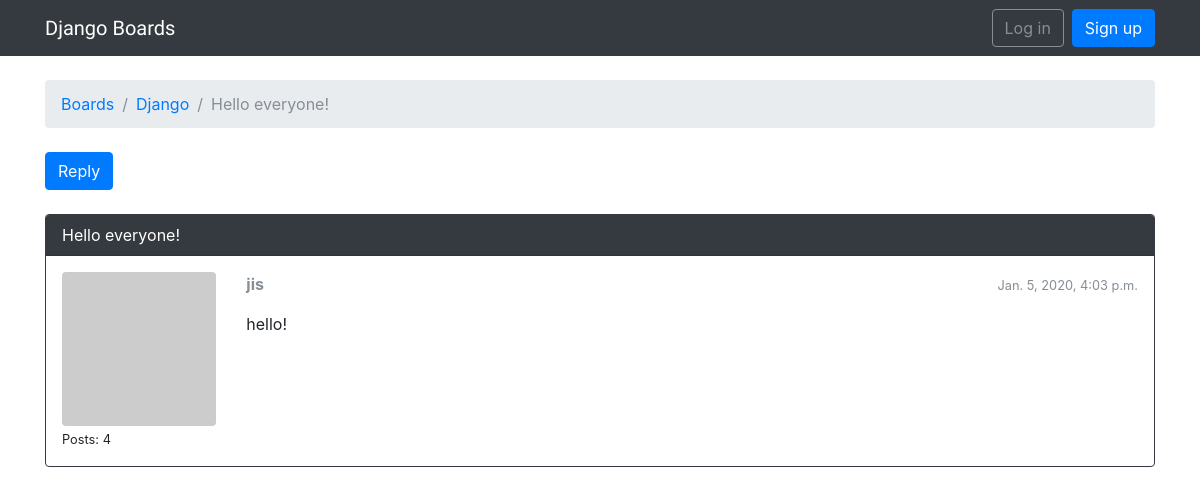
Page /boards/1/topics/2/ on the earlier database version.
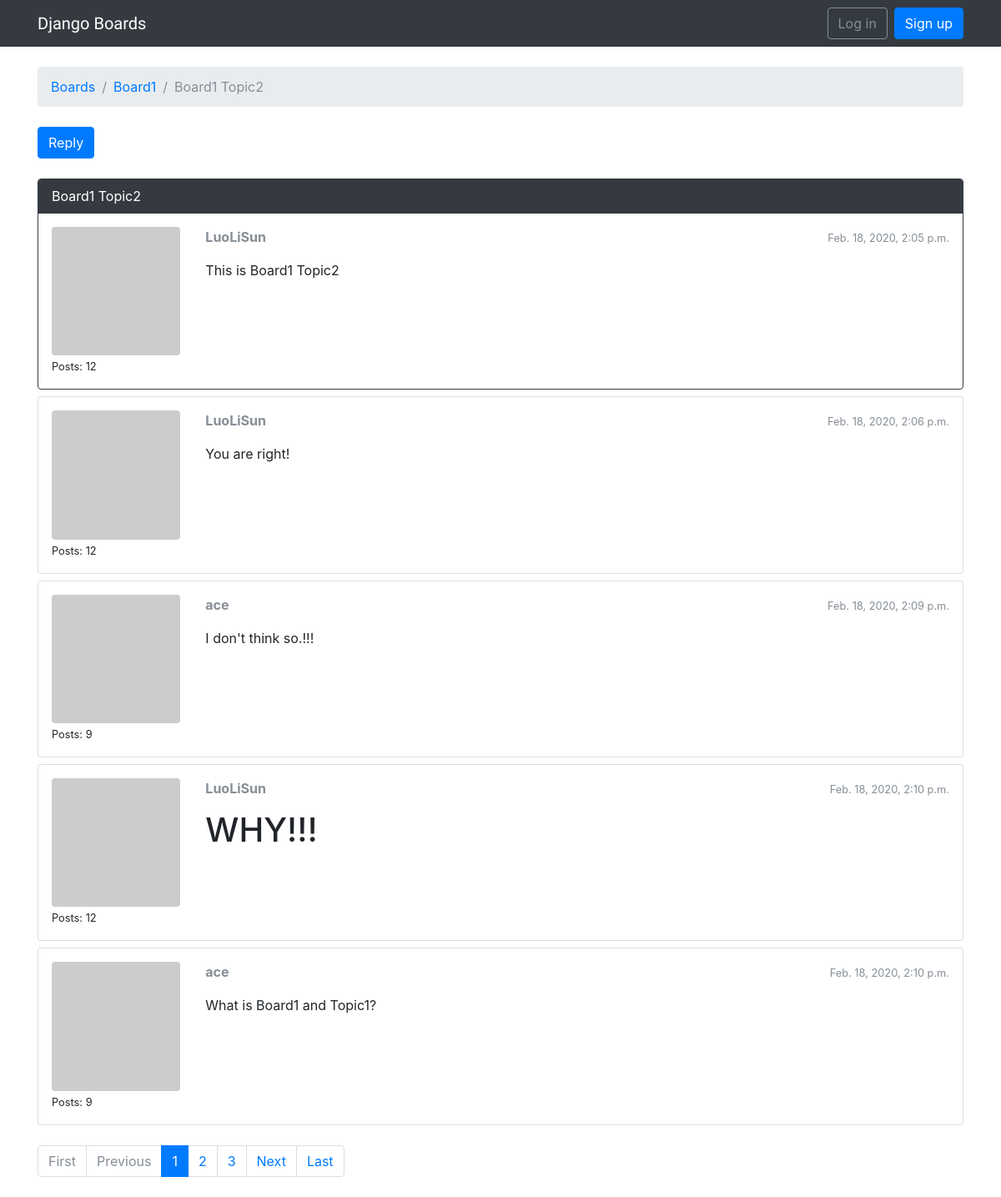
Same page on the later database version.
### boards/models.py (models this page shows, shortened)
class Topic(models.Model):
    subject = models.CharField(max_length=255)
    last_updated = models.DateTimeField(auto_now_add=True)
    board = models.ForeignKey(Board, related_name='topics', on_delete=models.PROTECT)
    starter = models.ForeignKey(User, related_name='topics', on_delete=models.PROTECT)
    views = models.PositiveIntegerField(default=0)

class Board(models.Model):
    name = models.CharField(max_length=30, unique=True)
    description = models.CharField(max_length=100)

class Post(models.Model):
    message = models.TextField(max_length=4000)
    topic = models.ForeignKey(Topic, related_name='posts', on_delete=models.PROTECT)
    created_at = models.DateTimeField(auto_now_add=True)
    updated_at = models.DateTimeField(null=True)
    created_by = models.ForeignKey(User, related_name='posts', on_delete=models.PROTECT)
    updated_by = models.ForeignKey(User, null=True, related_name='+', on_delete=models.PROTECT)
    def get_message_as_markdown(self):
        return mark_safe(markdown(self.message, safe_mode='escape'))

### boards/views.py (the view)
# urls.py: url(r'^boards/(?P<pk>\d+)/topics/(?P<topic_pk>\d+)/$', views.PostListView.as_view(), name='topic_posts'),
class PostListView(ListView):
    model = Post
    context_object_name = 'posts'
    template_name = 'topic_posts.html'
    paginate_by = 5
    def get_context_data(self, **kwargs):
        session_key = 'viewed_topic_{}'.format(self.topic.pk)
        if not self.request.session.get(session_key, False):
            self.topic.views += 1
            self.topic.save()
            self.request.session[session_key] = True
        kwargs['topic'] = self.topic
        return super().get_context_data(**kwargs)
    def get_queryset(self):
        self.topic = get_object_or_404(Topic, board__pk=self.kwargs.get('pk'), pk=self.kwargs.get('topic_pk'))
        queryset = self.topic.posts.order_by('created_at')
        return queryset

### boards/templatetags/gravatar.py (called while the page is built)
@register.filter
def gravatar(user):
    email = user.email.lower().encode('utf-8')
    default = 'mm'
    size = 256
    url = 'https://www.gravatar.com/avatar/{md5}?{params}'.format(
        md5=hashlib.md5(email).hexdigest(),
        params=urlencode({'d': default, 's': str(size)})
    )
    return url

### templates/topic_posts.html (shortened to what this page needs)
{% extends 'base.html' %}
{% load gravatar %}
{% block breadcrumb %}
  <li class="breadcrumb-item"><a href="{% url 'home' %}">Boards</a></li>
  <li class="breadcrumb-item"><a href="{% url 'board_topics' topic.board.pk %}">{{ topic.board.name }}</a></li>
  <li class="breadcrumb-item active">{{ topic.subject }}</li>
{% endblock %}
{% block content %}
  <div class="mb-4">
    <a href="{% url 'reply_topic' topic.board.pk topic.pk %}" class="btn btn-primary" role="button">Reply</a>
  </div>
  {% for post in posts %}
    <div id="{{ post.pk }}" class="card {% if forloop.last %}mb-4{% else %}mb-2{% endif %} {% if forloop.first %}border-dark{% endif %}">
      {% if forloop.first %}
        <div class="card-header text-white bg-dark py-2 px-3">{{ topic.subject }}</div>
      {% endif %}
      <div class="card-body p-3">
        <div class="row">
          <div class="col-2">
            <img src="{{ post.created_by|gravatar }}" alt="{{ post.created_by.username }}" class="w-100 rounded">
            <small>Posts: {{ post.created_by.posts.count }}</small>
          </div>
          <div class="col-10">
            <div class="row mb-3">
              <div class="col-6">
                <strong class="text-muted">{{ post.created_by.username }}</strong>
              </div>
              <div class="col-6 text-right">
                <small class="text-muted">{{ post.created_at }}</small>
              </div>
            </div>
            {{ post.get_message_as_markdown }}
          </div>
        </div>
      </div>
    </div>
  {% endfor %}
  {% include 'includes/pagination.html' %}
{% endblock %}

### templates/base.html (shortened to what this page needs)
{% load static %}<!DOCTYPE html>
<html>
  <head>
    <link rel="stylesheet" href="{% static 'css/bootstrap.min.css' %}">
    <link rel="stylesheet" href="{% static 'css/app.css' %}">
  </head>
  <body>
    {% block body %}
      <nav class="navbar navbar-expand-sm navbar-dark bg-dark">
        <div class="container">
          <a class="navbar-brand" href="{% url 'home' %}">Django Boards</a>
          <div class="collapse navbar-collapse" id="mainMenu">
            {% if user.is_authenticated %}
              <ul class="navbar-nav ml-auto">
                <li class="nav-item dropdown">
                  <a class="nav-link dropdown-toggle" href="#" id="userMenu" data-toggle="dropdown" aria-haspopup="true" aria-expanded="false">
                    {{ user.username }}
                  </a>
                  <div class="dropdown-menu dropdown-menu-right" aria-labelledby="userMenu">
                    <a class="dropdown-item" href="{% url 'my_account' %}">My account</a>
                    <a class="dropdown-item" href="{% url 'password_change' %}">Change password</a>
                    <div class="dropdown-divider"></div>
                    <a class="dropdown-item" href="{% url 'logout' %}">Log out</a>
                  </div>
                </li>
              </ul>
            {% else %}
              <form class="form-inline ml-auto">
                <a href="{% url 'login' %}" class="btn btn-outline-secondary">Log in</a>
                <a href="{% url 'signup' %}" class="btn btn-primary ml-2">Sign up</a>
              </form>
            {% endif %}
          </div>
        </div>
      </nav>
      <div class="container">
        <ol class="breadcrumb my-4">
          {% block breadcrumb %}
          {% endblock %}
        </ol>
        {% block content %}
        {% endblock %}
      </div>
    {% endblock body %}
  </body>
</html>

### templates/includes/pagination.html (shortened to what this page needs)
{% if is_paginated %}
  <nav aria-label="Topics pagination" class="mb-4">
    <ul class="pagination">
      {% if page_obj.number > 1 %}
        <li class="page-item">
          <a class="page-link" href="?page=1">First</a>
        </li>
      {% else %}
        <li class="page-item disabled">
          <span class="page-link">First</span>
        </li>
      {% endif %}
      {% if page_obj.has_previous %}
        <li class="page-item">
          <a class="page-link" href="?page={{ page_obj.previous_page_number }}">Previous</a>
        </li>
      {% else %}
        <li class="page-item disabled">
          <span class="page-link">Previous</span>
        </li>
      {% endif %}
      {% for page_num in paginator.page_range %}
        {% if page_obj.number == page_num %}
          <li class="page-item active">
            <span class="page-link">
              {{ page_num }}
            </span>
          </li>
        {% elif page_num > page_obj.number|add:'-3' and page_num < page_obj.number|add:'3' %}
          <li class="page-item">
            <a class="page-link" href="?page={{ page_num }}">{{ page_num }}</a>
          </li>
        {% endif %}
      {% endfor %}
      {% if page_obj.has_next %}
        <li class="page-item">
          <a class="page-link" href="?page={{ page_obj.next_page_number }}">Next</a>
        </li>
      {% else %}
        <li class="page-item disabled">
          <span class="page-link">Next</span>
        </li>
      {% endif %}
      {% if page_obj.number != paginator.num_pages %}
        <li class="page-item">
          <a class="page-link" href="?page={{ paginator.num_pages }}">Last</a>
        </li>
      {% else %}
        <li class="page-item disabled">
          <span class="page-link">Last</span>
        </li>
      {% endif %}
    </ul>
  </nav>
{% endif %}

### static/css/app.css (style rules this page uses)
.navbar-brand { font-family: 'Peralta', cursive; }

Differences in the rows shown:
removed Post: {{ topic.subject }} "Hello everyone!", created_by.posts.count "4", created_by.username "jis", created_at "Jan. 5, 2020, 4:03 p.m.", get_message_as_markdown "hello!"
changed Topic: board.name "Django" → "Board1"; subject "Hello everyone!" → "Board1 Topic2"
added Post: {{ topic.subject }} "Board1 Topic2", created_by.posts.count "12", created_by.username "LuoLiSun", created_at "Feb. 18, 2020, 2:05 p.m.", get_message_as_markdown "This is Board1 Topic2"
now on this page (row edited): Post: created_by.posts.count "12", created_by.username "LuoLiSun", created_at "Feb. 18, 2020, 2:06 p.m.", get_message_as_markdown "You are right!"
now on this page (row edited): Post: created_by.posts.count "9", created_by.username "ace", created_at "Feb. 18, 2020, 2:09 p.m.", get_message_as_markdown "I don't think so.!!!"
added Post: created_by.posts.count "12", created_by.username "LuoLiSun", created_at "Feb. 18, 2020, 2:10 p.m.", get_message_as_markdown "WHY!!!"
added Post: created_by.posts.count "9", created_by.username "ace", created_at "Feb. 18, 2020, 2:10 p.m.", get_message_as_markdown "What is Board1 and Topic1?"
Other differences:
text now shown: "First Previous Next Last"
new list line: "1"
new list line: "2"
new list line: "3"
